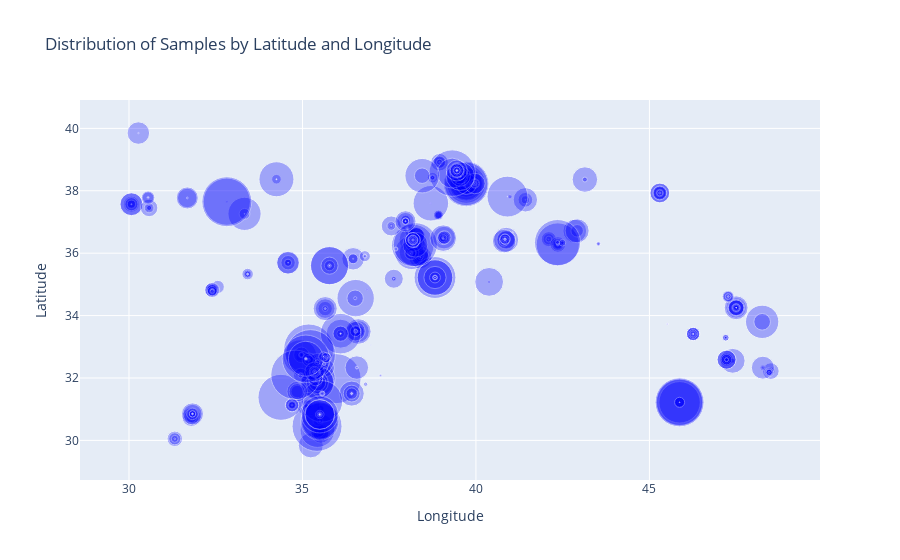

This figure's notebook cell:
### Code cell
import plotly.graph_objects as go

fig = go.Figure()

fig.add_trace(go.Scatter(
    x=crops['longitude'],
    y=crops['latitude'],
    mode='markers',
    marker=dict(
        size=df['prop']*50, # marker size is proportional to proportion of sample containing crop
        color='blue',
        opacity=0.3
    ),
    hovertemplate=
        '<b>Site Name:</b> %{customdata[0]}<br>' +
        '<b>Founders Crop:</b> %{customdata[1]}<br>' +
        '<b>Proportion:</b> %{customdata[2]:.2f}<br>' +
        '<b>Latitude:</b> %{y:.2f}<br>' +
        '<b>Longitude:</b> %{x:.2f}<br>',
    customdata=df[['site_name', 'founder_crop', 'prop']]
))

fig.update_layout(
    title='Distribution of Samples by Latitude and Longitude',
    xaxis_title='Longitude',
    yaxis_title='Latitude'
)

fig.show()

### Figure 1 — Plotly figure (JSON) as saved in the notebook; plotly's stock layout.template omitted (floating-point values rounded to 4 significant figures; data arrays with more than 128 entries replaced by an {"elided": "..."} marker saying what was removed)
{"data": [{"customdata": {"elided": "4490x3 mixed values"}, "hovertemplate": "<b>Site Name:</b> %{customdata[0]}<br><b>Founders Crop:</b> %{customdata[1]}<br><b>Proportion:</b> %{customdata[2]:.2f}<br><b>Latitude:</b> %{y:.2f}<br><b>Longitude:</b> %{x:.2f}<br>", "marker": {"color": "blue", "opacity": 0.3, "size": {"elided": "4490 float values"}}, "mode": "markers", "type": "scatter", "x": {"elided": "4490 float values"}, "y": {"elided": "4490 float values"}}], "layout": {"title": {"text": "Distribution of Samples by Latitude and Longitude"}, "xaxis": {"title": {"text": "Longitude"}}, "yaxis": {"title": {"text": "Latitude"}}}}
